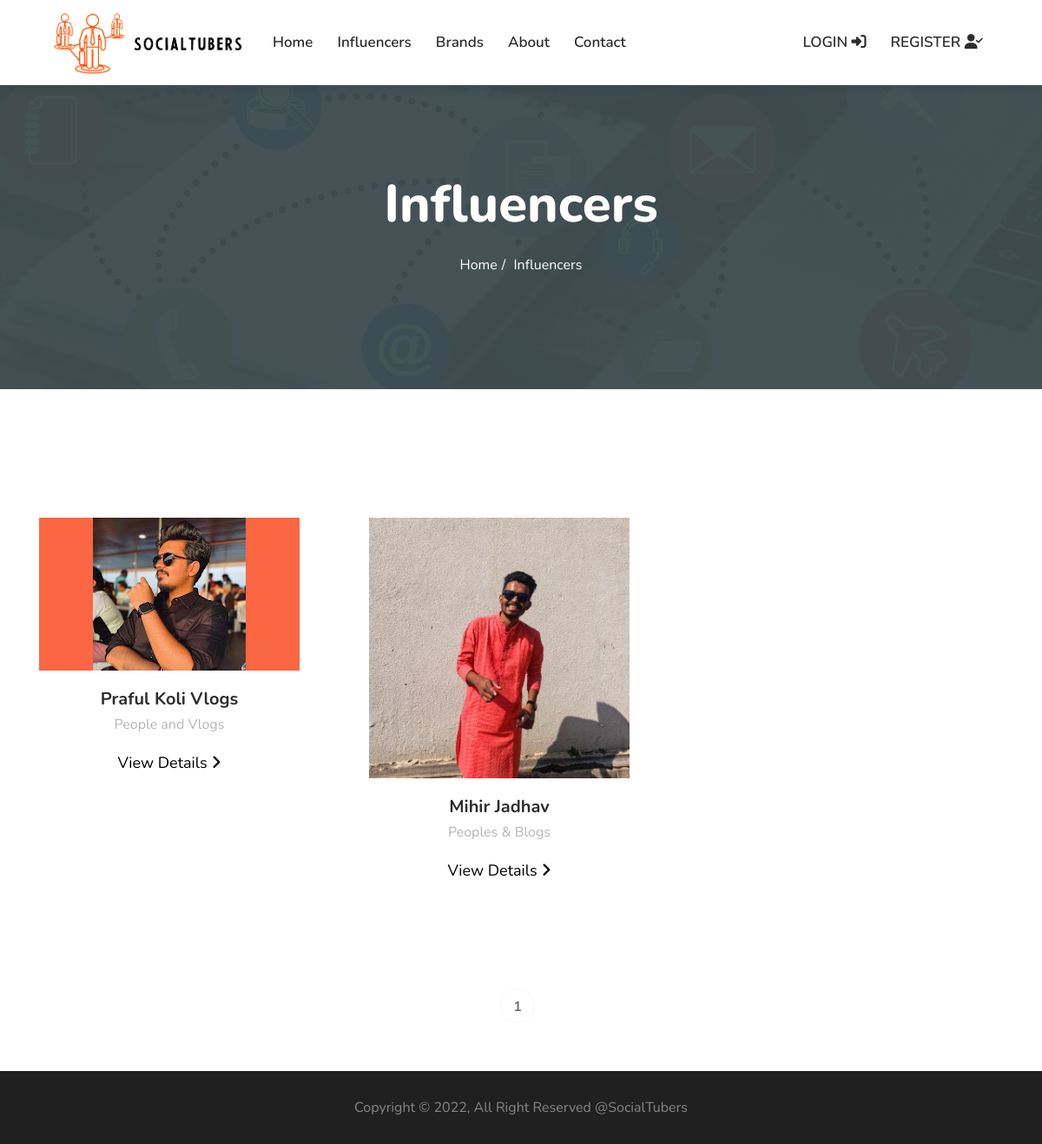
Before: /accounts/influencers/ with the older database file.
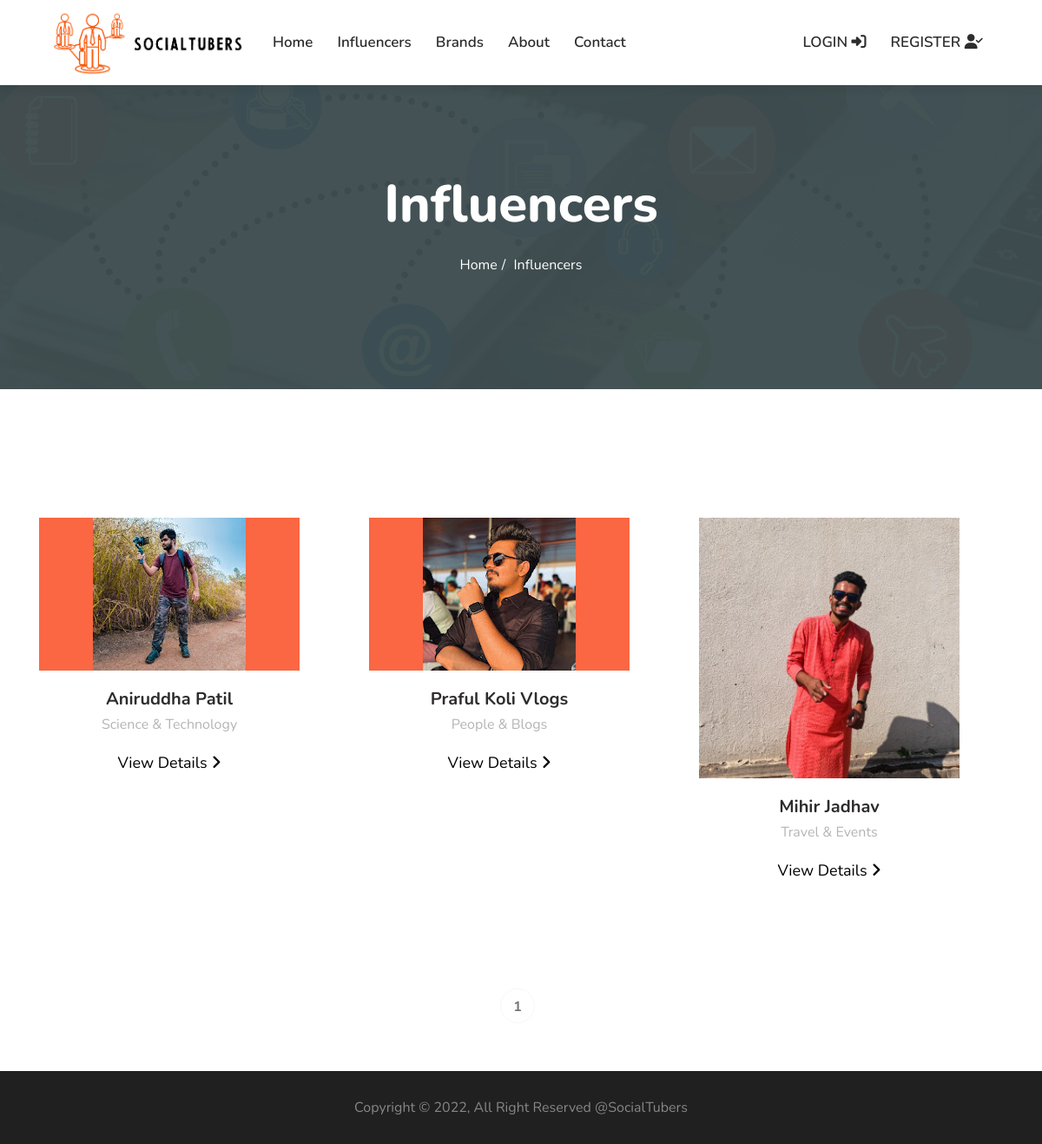
After: the same page with the newer database file.
### accounts/models.py (models this page shows)
class Influencer(models.Model):
    CATAGORIES = (
        ("Autos & Vehicles","Autos & Vehicles"),
        ("Comedy","Comedy"),
        ("Education","Education"),
        ("Entertainment","Entertainment"),
        ("Film & Animation","Film & Animation"),
        ("Gaming","Gaming"),
        ("Howto & Style","Howto & Style"),
        ("Music","Music"),
        ("News & Politics","News & Politics"),
        ("Nonprofits & Activisms","Nonprofits & Activisms"),
        ("People & Blogs","People & Blogs"),
        ("Pets & Animals","Pets & Animals"),
        ("Science & Technology","Science & Technology"),
        ("Travel & Events","Travel & Events"),
        ("Sports","Sports"),
    )
    user = models.OneToOneField(User, on_delete=models.CASCADE, primary_key=True)
    channel_name = models.CharField(max_length=100)
    youtube_id = models.CharField(max_length=100)
    instagram_id = models.CharField(max_length=100, null=True, blank=True)
    category_type = models.CharField(max_length=100, choices=CATAGORIES)
    short_description = models.CharField(max_length=255)
    is_featured = models.BooleanField(default=False)
    profile_photo = models.ImageField(upload_to="influencer_images/%Y/%m/", null=True, blank=True)
    created_date = models.DateTimeField(default=datetime.now, blank=True)

### accounts/views.py (the view)
# urls.py: path("influencers/", Influencers, name="influencers"),
def Influencers(request):
    all_tubers = Influencer.objects.order_by("-created_date")
    paginator = Paginator(all_tubers, 3)
    page = request.GET.get("page")
    try:
        tubers = paginator.page(page)
    except PageNotAnInteger:
        tubers = paginator.page(1)
    except EmptyPage:
        tubers = paginator.page(all_tubers.num_pages)
    data = {
        "all_tubers": tubers,
    }
    return render(request, "accounts/influencers/influencers.html", data)

### templates/accounts/influencers/influencers.html (shortened to what this page needs)
{% extends "basefile.html" %}
{% load static %}
{% block content %}
<div id="banner-area" class="banner-area" style="background-image:url({% static 'images/banner/banner5.jpg' %})">
   <div class="container">
      <div class="row">
         <div class="col-sm-12">
            <div class="banner-heading">
               <h1 class="banner-title">Influencers</h1>
               <ol class="breadcrumb">
                  <li>Home</li>
                  <li>Influencers</li>
               </ol>
            </div>
         </div>
      </div>
   </div>
</div>
      <section id="main-container" class="main-container">
         <div class="container">
            <div class="row pt-5">
               {% for tuber in all_tubers %}
               <div class="col-md-4 text-center">
                  <div class="tw-case-study-box" style="width: 300px;height: auto;">
                     <div class="case-img study-bg-1">
                        <img src="{{ tuber.profile_photo.url }}" alt="" class="img-fluid">
                     </div>
                     <div class="casestudy-content">
                        <a href="#">
                           <h4>{{ tuber.channel_name }}</h4>
                        </a>
                        <p>{{ tuber.category_type }}</p>
                        <a href="{% url 'influencer_details' tuber.user_id %}">
                           <p style="font-size:18px;color:black">View Details
                              <i class="fa fa-angle-right"></i>
                           </p>
                        </a>
                     </div>
                  </div>
               </div>
               {% endfor %}
            </div>
         </div>
</section>
<div class="paging text-center">
   <ul class="pagination justify-content-center">
      <li><a href="#">{{all_tubers.number}}</a></li>
   </ul>
</div>
{% endblock %}

### templates/basefile.html (shortened to what this page needs)
{% load static %}
<!doctype html>
<html lang="en">
{% include "includes/head.html" %}
<body>
    {% include "includes/header.html" %}
    {% block content %}
    {% endblock %}
    {% include "includes/footer.html" %}
</body>
</html>

### templates/includes/head.html (shortened to what this page needs)
{% load static %}
<head>
    <link rel="stylesheet" href="{% static 'css/font-awesome.min.css' %}" />
    <link rel="stylesheet" href="{% static 'css/animate.css' %}">
    <link rel="stylesheet" href="{% static 'css/icofonts.css' %}" />
    <link rel="stylesheet" href="{% static 'css/bootstrap.min.css' %}">
    <link rel="stylesheet" href="{% static 'css/owlcarousel.min.css' %}" />
    <link rel="stylesheet" href="{% static 'css/magnific-popup.css' %}" />
    <link rel="stylesheet" href="{% static 'css/style.css' %}">
    <link rel="stylesheet" href="{% static 'css/responsive.css' %}">
    <link rel="stylesheet" href="//cdn.jsdelivr.net/npm/alertifyjs@1.13.1/build/css/alertify.min.css" />
    <link rel="stylesheet" href="//cdn.jsdelivr.net/npm/alertifyjs@1.13.1/build/css/themes/default.min.css" />
</head>

### templates/includes/header.html (shortened to what this page needs)
{% load static %}
<header>
    <div class="tw-head">
        <div class="container-fluid pl-5 pr-5">
            <nav class="navbar navbar-expand-lg navbar-light bg-white">
                <a class="navbar-brand tw-nav-brand" href="{% url 'homepage' %}">
                    <img src="{% static 'images/logo/logoimage.png' %}" alt="SocialTubers" height="80" width="auto">
                </a>
                <div class="collapse navbar-collapse " id="navbarSupportedContent">
                    <ul class="navbar-nav">
                        <li class="nav-item">
                            <a class="nav-link" href="{% url 'homepage' %}">Home</a>
                        </li>
                        <li class="nav-item">
                            <a class="nav-link" href="{% url 'influencers' %}">Influencers</a>
                        </li>
                        <li class="nav-item">
                            <a class="nav-link" href="{% url 'brands' %}">Brands</a>
                        </li>
                        <li class="nav-item dropdown ">
                            <a class="nav-link" href="{% url 'aboutpage' %}">About</a>
                        </li>
                        <li class="nav-item"><a class="nav-link" href="{% url 'contactpage' %}">Contact</a></li>
                    </ul>
                    <ul class="navbar-nav ml-auto">
                        {% if user.is_authenticated %}
                        <li class="nav-item"><a class="nav-link" href="{% url 'user_logout' %}"
                                style="color:red">LOGOUT<i class="fa-solid fa-right-to-bracket"></i></a></li>
                        {% else %}
                        <li class="nav-item"><a class="nav-link" href="{% url 'login_page' %}">LOGIN <i
                                    class="fa-solid fa-right-to-bracket"></i></a></li>
                        <li class="nav-item"><a class="nav-link" href="{% url 'options' %}">REGISTER <i
                                    class="fa-solid fa-user-check"></i></a></li>
                        {% endif %}
                    </ul>
                </div>
            </nav>
        </div>
    </div>
</header>

### templates/includes/footer.html (shortened to what this page needs)
{% load static %}
<footer>
    <div class="copyright">
        <div class="container">
            <div class="row">
                <div class="col-md-12 text-center">
                    <span>Copyright &copy; 2022, All Right Reserved @SocialTubers</span>
                </div>
            </div>
        </div>
    </div>
</footer>

### templates/includes/scripts.html (shortened to what this page needs)
{% load static %}

Changed rows visible on the page:
added Influencer: profile_photo (picture), channel_name "Aniruddha Patil", category_type "Science & Technology"
changed Influencer "Praful Koli Vlogs": category_type "People and Vlogs" → "People & Blogs"
changed Influencer "Mihir Jadhav": category_type "Peoples & Blogs" → "Travel & Events"
